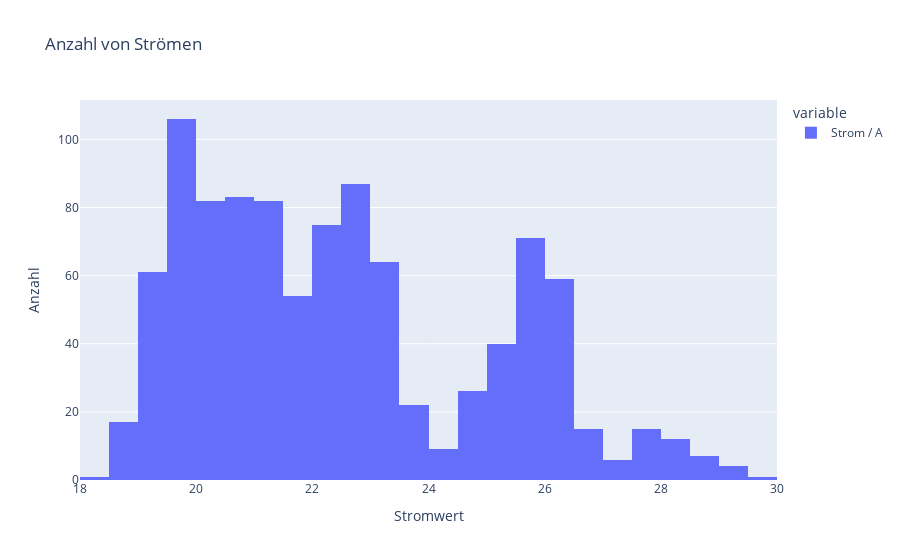

Here is the notebook cell this chart was saved with:
### Markdown cell above
<span style="color:#FF5F00"><b>AUFGABE:</b></span><br>
Versuchen Sie, mit der Histogramm-Funktion zu spielen: stellen Sie selbständig ein Histogramm von der Stromaufnahme in Ampere dar. Was fällt Ihnen an dieser Verteilung auf?

### Code cell
# Erstelle Diagramm von Produkten wieder analog zu dem oberen Beispiel
plot = df["Strom / A"].plot(kind="histogram", title="Anzahl von Stromwerten (absolute Häufigkeit)")
plot.update_layout(xaxis_title="Stromwert", yaxis_title="Anzahl")

### Figure 1 — Plotly figure (JSON) as saved in the notebook; plotly's stock layout.template omitted (floating-point values rounded to 4 significant figures; data arrays with more than 128 entries replaced by an {"elided": "..."} marker saying what was removed)
{"data": [{"bingroup": "x", "hovertemplate": "variable=Strom / A<br>value=%{x}<br>count=%{y}<extra></extra>", "legendgroup": "Strom / A", "marker": {"color": "#636efa", "pattern": {"shape": ""}}, "name": "Strom / A", "orientation": "v", "showlegend": true, "type": "histogram", "x": {"elided": "1000 float values"}, "xaxis": "x", "yaxis": "y"}], "layout": {"barmode": "relative", "legend": {"title": {"text": "variable"}, "tracegroupgap": 0}, "title": {"text": "Anzahl von Strömen"}, "xaxis": {"anchor": "y", "domain": [0, 1], "title": {"text": "Stromwert"}}, "yaxis": {"anchor": "x", "domain": [0, 1], "title": {"text": "Anzahl"}}}}
